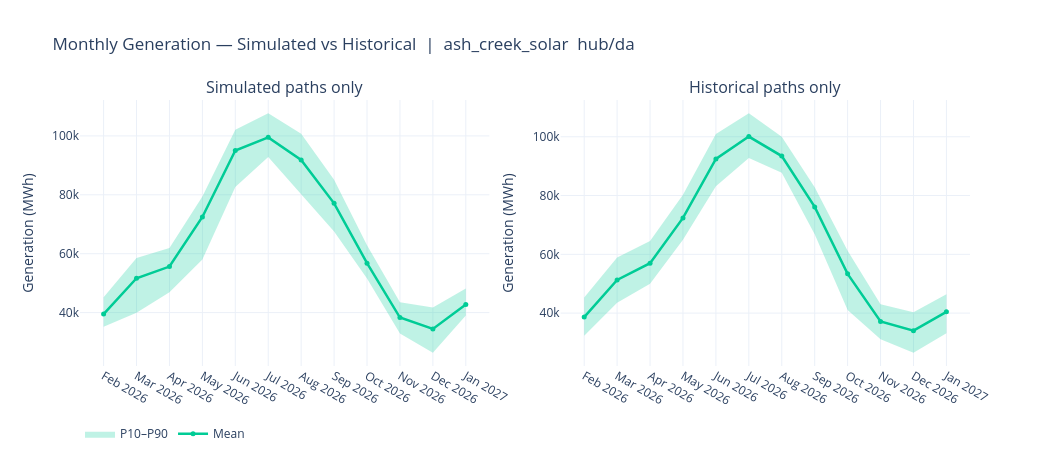

The notebook cell saved with this chart:
### Code cell
# ═══════════════════════════════════════════════════════════════════
# Cell 5: Simulated-only vs Historical-only band comparison
# ═══════════════════════════════════════════════════════════════════

from plotly.subplots import make_subplots

fig_seg = make_subplots(
    rows=1, cols=2,
    subplot_titles=["Simulated paths only", "Historical paths only"],
    horizontal_spacing=0.08,
)

def _add_band_traces(fig, agg, band_color, line_color, col):
    if agg.empty:
        return
    x = agg["date"].dt.strftime("%b %Y")
    # P10–P90 band
    fig.add_trace(go.Scatter(
        x=pd.concat([agg["date"], agg["date"][::-1]]).dt.strftime("%b %Y"),
        y=pd.concat([agg["p90"], agg["p10"][::-1]]),
        fill="toself", fillcolor=band_color,
        line=dict(color="rgba(0,0,0,0)"),
        name="P10–P90", showlegend=col==1
    ), row=1, col=col)
    # Mean
    fig.add_trace(go.Scatter(
        x=x, y=agg["mean"], mode="lines+markers",
        name="Mean", line=dict(color=line_color, width=2.5), marker=dict(size=5),
        showlegend=col==1
    ), row=1, col=col)

_sim_band   = _color_band
_hist_band  = "rgba(0,204,150,0.25)"
_hist_line  = "#00cc96"

_add_band_traces(fig_seg, agg_sim,  _sim_band, _color_line, col=1)
_add_band_traces(fig_seg, agg_hist, _hist_band, _hist_line,  col=2)

fig_seg.update_layout(
    title=f"Monthly {VARIABLE.capitalize()} — Simulated vs Historical  |  {SITE}  {KIND}/{MARKET}",
    yaxis_title=_y_label, yaxis2_title=_y_label,
    template="plotly_white",
    legend=dict(orientation="h", y=-0.2),
    width=1050, height=460,
)
fig_seg.show()

print("\nSimulated paths  — monthly P50 range:")
if not agg_sim.empty:
    print(f"  {agg_sim['year_month'].iloc[0]}: {agg_sim['p50'].iloc[0]:,.0f} {_unit}")
    print(f"  {agg_sim['year_month'].iloc[-1]}: {agg_sim['p50'].iloc[-1]:,.0f} {_unit}")
print("\nHistorical paths — monthly P50 range:")
if not agg_hist.empty:
    print(f"  {agg_hist['year_month'].iloc[0]}: {agg_hist['p50'].iloc[0]:,.0f} {_unit}")
    print(f"  {agg_hist['year_month'].iloc[-1]}: {agg_hist['p50'].iloc[-1]:,.0f} {_unit}")

### Figure 1 — Plotly figure (JSON) as saved in the notebook; plotly's stock layout.template omitted (floating-point values rounded to 4 significant figures)
{"data": [{"fill": "toself", "fillcolor": "rgba(0,204,150,0.25)", "line": {"color": "rgba(0,0,0,0)"}, "name": "P10–P90", "showlegend": true, "type": "scatter", "x": ["Feb 2026", "Mar 2026", "Apr 2026", "May 2026", "Jun 2026", "Jul 2026", "Aug 2026", "Sep 2026", "Oct 2026", "Nov 2026", "Dec 2026", "Jan 2027", "Jan 2027", "Dec 2026", "Nov 2026", "Oct 2026", "Sep 2026", "Aug 2026", "Jul 2026", "Jun 2026", "May 2026", "Apr 2026", "Mar 2026", "Feb 2026"], "xaxis": "x", "y": [45210.0, 58550.0, 61900.0, 79430.0, 102100.0, 107700.0, 100700.0, 85090.0, 62870.0, 43530.0, 41730.0, 48180.0, 39050.0, 26390.0, 32910.0, 51540.0, 67530.0, 80210.0, 92800.0, 82630.0, 58040.0, 46960.0, 39920.0, 35160.0], "yaxis": "y"}, {"line": {"color": "#00cc96", "width": 2.5}, "marker": {"size": 5}, "mode": "lines+markers", "name": "Mean", "showlegend": true, "type": "scatter", "x": ["Feb 2026", "Mar 2026", "Apr 2026", "May 2026", "Jun 2026", "Jul 2026", "Aug 2026", "Sep 2026", "Oct 2026", "Nov 2026", "Dec 2026", "Jan 2027"], "xaxis": "x", "y": [39510.0, 51680.0, 55640.0, 72480.0, 95040.0, 99510.0, 91830.0, 77100.0, 56800.0, 38330.0, 34450.0, 42730.0], "yaxis": "y"}, {"fill": "toself", "fillcolor": "rgba(0,204,150,0.25)", "line": {"color": "rgba(0,0,0,0)"}, "name": "P10–P90", "showlegend": false, "type": "scatter", "x": ["Feb 2026", "Mar 2026", "Apr 2026", "May 2026", "Jun 2026", "Jul 2026", "Aug 2026", "Sep 2026", "Oct 2026", "Nov 2026", "Dec 2026", "Jan 2027", "Jan 2027", "Dec 2026", "Nov 2026", "Oct 2026", "Sep 2026", "Aug 2026", "Jul 2026", "Jun 2026", "May 2026", "Apr 2026", "Mar 2026", "Feb 2026"], "xaxis": "x2", "y": [45350.0, 58920.0, 64500.0, 80290.0, 100900.0, 108000.0, 99970.0, 82850.0, 61180.0, 43020.0, 40320.0, 46430.0, 33180.0, 26530.0, 31150.0, 41020.0, 66830.0, 87720.0, 92730.0, 83180.0, 64960.0, 50030.0, 43520.0, 32290.0], "yaxis": "y2"}, {"line": {"color": "#00cc96", "width": 2.5}, "marker": {"size": 5}, "mode": "lines+markers", "name": "Mean", "showlegend": false, "type": "scatter", "x": ["Feb 2026", "Mar 2026", "Apr 2026", "May 2026", "Jun 2026", "Jul 2026", "Aug 2026", "Sep 2026", "Oct 2026", "Nov 2026", "Dec 2026", "Jan 2027"], "xaxis": "x2", "y": [38640.0, 51300.0, 56970.0, 72390.0, 92460.0, 100100.0, 93430.0, 76130.0, 53350.0, 37150.0, 34030.0, 40440.0], "yaxis": "y2"}], "layout": {"annotations": [{"font": {"size": 16}, "showarrow": false, "text": "Simulated paths only", "x": 0.23, "xanchor": "center", "xref": "paper", "y": 1, "yanchor": "bottom", "yref": "paper"}, {"font": {"size": 16}, "showarrow": false, "text": "Historical paths only", "x": 0.77, "xanchor": "center", "xref": "paper", "y": 1, "yanchor": "bottom", "yref": "paper"}], "height": 460, "legend": {"orientation": "h", "y": -0.2}, "title": {"text": "Monthly Generation — Simulated vs Historical  |  ash_creek_solar  hub/da"}, "width": 1050, "xaxis": {"anchor": "y", "domain": [0, 0.46]}, "xaxis2": {"anchor": "y2", "domain": [0.54, 1]}, "yaxis": {"anchor": "x", "domain": [0, 1], "title": {"text": "Generation (MWh)"}}, "yaxis2": {"anchor": "x2", "domain": [0, 1], "title": {"text": "Generation (MWh)"}}}}
